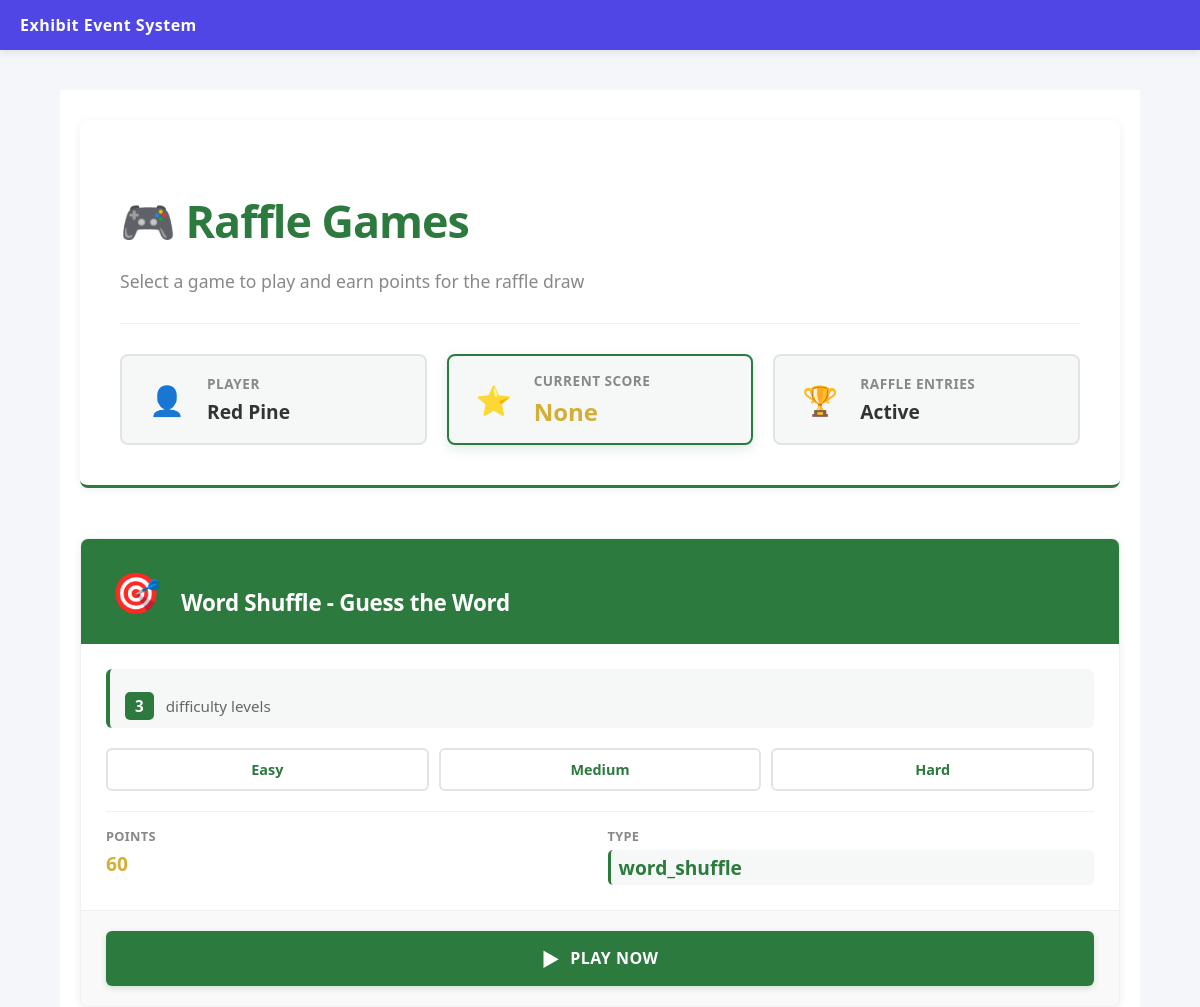
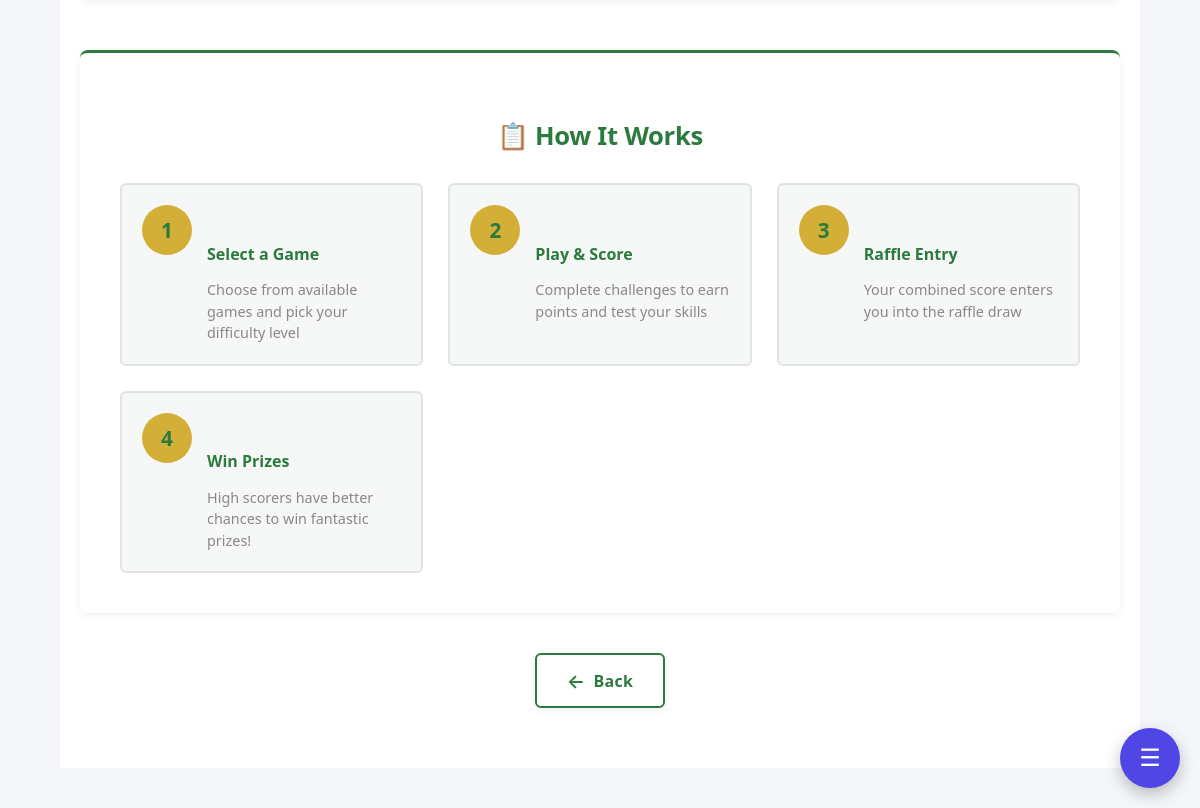
Screenshot of /raffle/games/ (signed in) with the database file from the repository (2 pictures, top to bottom).
### apps/viewers/models.py (models this page shows, shortened)
class Viewer(models.Model):
    GENDER_CHOICES = (
        ('male', 'Male'),
        ('female', 'Female'),
        ('other', 'Other'),
    )
    TYPE_CHOICES = (
        ('student', 'Student'),
        ('faculty', 'Faculty'),
        ('employee', 'Employee'),
        ('others', 'Others'),
    )
    event = models.ForeignKey(Event, on_delete=models.CASCADE)
    email = models.EmailField()
    full_name = models.CharField(max_length=255)
    gender = models.CharField(max_length=10, choices=GENDER_CHOICES)
    user_type = models.CharField(max_length=20, choices=TYPE_CHOICES)
    department = models.CharField(max_length=255)
    device_identifier = models.CharField(max_length=255)
    qr_token = models.UUIDField(default=uuid.uuid4, unique=True, editable=False)
    created_at = models.DateTimeField(auto_now_add=True)
    class Meta:
        unique_together = ('email', 'device_identifier')
        indexes = [
            models.Index(fields=['event']),
            models.Index(fields=['email']),
        ]

### apps/raffle/models.py (models this page shows, shortened)
class RaffleEntry(models.Model):
    event = models.ForeignKey(Event, on_delete=models.CASCADE)
    viewer = models.OneToOneField(Viewer, on_delete=models.CASCADE)
    game_score = models.IntegerField(null=True, blank=True)
    created_at = models.DateTimeField(auto_now_add=True)
    class Meta:
        indexes = [
            models.Index(fields=['event']),
        ]

### games/models.py (models this page shows, shortened)
class GameConfig(models.Model):
    GAME_TYPE_CHOICES = (
        ('memory', 'Memory Game'),
        ('word_shuffle', 'Word Shuffle'),
        ('quiz', 'Quiz'),
        ('reaction', 'Reaction Game'),
    )
    event = models.ForeignKey(Event, on_delete=models.CASCADE)
    game_type = models.CharField(max_length=50, choices=GAME_TYPE_CHOICES)
    title = models.CharField(max_length=255)
    default_time_limit = models.IntegerField(default=60)
    is_active = models.BooleanField(default=True)

class GameLevel(models.Model):
    game_config = models.ForeignKey(GameConfig, on_delete=models.CASCADE)
    name = models.CharField(max_length=100)
    time_limit_seconds = models.IntegerField()
    max_score = models.IntegerField()
    difficulty_order = models.IntegerField(default=1)

### apps/raffle/views.py (the view)
# urls.py: path('games/', views.raffle_game_list, name='game_list'),
def raffle_game_list(request):
    try:
        viewer_id = request.GET.get('viewer_id') or request.session.get('viewer_id')
        event_id = request.GET.get('event_id') or request.session.get('event_id')
        if not viewer_id or not event_id:
            return render(request, 'raffle/error.html', {
                'error': 'Missing viewer or event information'
            }, status=400)
        viewer = get_object_or_404(Viewer, id=viewer_id)
        event = get_object_or_404(Event, id=event_id)
        raffle_setting = get_object_or_404(RaffleSetting, event=event)
        if not raffle_setting.is_active:
            return render(request, 'raffle/error.html', {
                'error': 'Raffle is not currently active'
            }, status=400)
        games = GameConfig.objects.filter(
            event=event,
            is_active=True
        ).prefetch_related('gamelevel_set')
        games_data = []
        for game in games:
            levels = game.gamelevel_set.all().order_by('difficulty_order')
            games_data.append({
                'game': game,
                'levels': levels,
                'level_count': levels.count(),
            })
        raffle_entry, created = RaffleEntry.objects.get_or_create(
            event=event,
            viewer=viewer,
            defaults={'game_score': 0}
        )
        context = {
            'games_data': games_data,
            'viewer': viewer,
            'event': event,
            'raffle_entry': raffle_entry,
            'raffle_mode': raffle_setting.mode,
        }
        return render(request, 'raffle/game_list.html', context)
    except Exception as e:
        return render(request, 'raffle/error.html', {
            'error': f'Error loading games: {str(e)}'
        }, status=500)

### templates/raffle/game_list.html (shortened to what this page needs)
{% extends 'base/base.html' %}
{% load static %}
{% block content %}
<div class="games-wrapper">
    <div class="games-container">
        <div class="games-header-section">
            <div class="games-header">
                <div class="header-top">
                    <h1 class="games-title">🎮 Raffle Games</h1>
                    <p class="games-subtitle">Select a game to play and earn points for the raffle draw</p>
                </div>
                <div class="player-stats">
                    <div class="stat-card">
                        <span class="stat-icon">👤</span>
                        <div class="stat-content">
                            <span class="stat-label">Player</span>
                            <span class="stat-value-text">{{ viewer.full_name }}</span>
                        </div>
                    </div>
                    <div class="stat-card highlight">
                        <span class="stat-icon">⭐</span>
                        <div class="stat-content">
                            <span class="stat-label">Current Score</span>
                            <span class="stat-value-score">{{ raffle_entry.game_score }}</span>
                        </div>
                    </div>
                    <div class="stat-card">
                        <span class="stat-icon">🏆</span>
                        <div class="stat-content">
                            <span class="stat-label">Raffle Entries</span>
                            <span class="stat-value-text">Active</span>
                        </div>
                    </div>
                </div>
            </div>
        </div>
        <div class="games-grid-section">
            {% if games_data %}
                <div class="games-grid">
                    {% for item in games_data %}
                        <div class="game-card-wrapper">
                            <div class="game-card">
                                <div class="game-card-header">
                                    <div class="game-icon">
                                        {% if item.game.game_type == 'word_shuffle' %}
                                            🎯
                                        {% elif item.game.game_type == 'memory' %}
                                            🧠
                                        {% elif item.game.game_type == 'quiz' %}
                                            ❓
                                        {% elif item.game.game_type == 'reaction' %}
                                            ⚡
                                        {% else %}
                                            🎮
                                        {% endif %}
                                    </div>
                                    <h3 class="game-title-card">{{ item.game.title }}</h3>
                                </div>
                                <div class="game-card-body">
                                    <div class="game-info">
                                        <p class="game-levels-info">
                                            <span class="level-count">{{ item.level_count }}</span>
                                            difficulty level{{ item.level_count|pluralize }}
                                        </p>
                                    </div>
                                    <div class="difficulty-buttons">
                                        {% for level in item.levels %}
                                            <a href="{% url 'raffle:start_game' %}?game_config_id={{ item.game.id }}&level_id={{ level.id }}&viewer_id={{ viewer.id }}&event_id={{ event.id }}"
                                               class="difficulty-btn"
                                               title="⏱️ Time: {{ level.time_limit_seconds }}s">
                                                {{ level.name }}
                                            </a>
                                        {% endfor %}
                                    </div>
                                    <div class="game-stats-row">
                                        <div class="game-stat-item">
                                            <span class="stat-label-small">Points</span>
                                            <span class="stat-value-small">{{ item.game.default_time_limit }}</span>
                                        </div>
                                        <div class="game-stat-item">
                                            <span class="stat-label-small">Type</span>
                                            <span class="stat-value-small type-badge">{{ item.game.game_type }}</span>
                                        </div>
                                    </div>
                                </div>
                                <div class="game-card-action">
                                    <a href="{% url 'raffle:start_game' %}?game_config_id={{ item.game.id }}&viewer_id={{ viewer.id }}&event_id={{ event.id }}"
                                       class="play-button">
                                        <span class="play-icon">▶</span> PLAY NOW
                                    </a>
                                </div>
                            </div>
                        </div>
                    {% endfor %}
                </div>
            {% endif %}
        </div>
        <div class="instructions-section">
            <div class="instructions-card">
                <h3 class="instructions-title">📋 How It Works</h3>
                <div class="instructions-grid">
                    <div class="instruction-item">
                        <span class="instruction-number">1</span>
                        <div class="instruction-content">
                            <h6>Select a Game</h6>
                            <p>Choose from available games and pick your difficulty level</p>
                        </div>
                    </div>
                    <div class="instruction-item">
                        <span class="instruction-number">2</span>
                        <div class="instruction-content">
                            <h6>Play & Score</h6>
                            <p>Complete challenges to earn points and test your skills</p>
                        </div>
                    </div>
                    <div class="instruction-item">
                        <span class="instruction-number">3</span>
                        <div class="instruction-content">
                            <h6>Raffle Entry</h6>
                            <p>Your combined score enters you into the raffle draw</p>
                        </div>
                    </div>
                    <div class="instruction-item">
                        <span class="instruction-number">4</span>
                        <div class="instruction-content">
                            <h6>Win Prizes</h6>
                            <p>High scorers have better chances to win fantastic prizes!</p>
                        </div>
                    </div>
                </div>
            </div>
        </div>
        <div class="back-section">
            <a href="javascript:history.back()" class="back-button">
                <span class="back-icon">←</span> Back
            </a>
        </div>
    </div>
</div>
{% endblock %}

### templates/base/base.html (style rules this page uses)
:root { --bg: #f4f6f9; --card: #ffffff; --text: #1a1a1a; --accent: #4f46e5; --border: #e5e7eb; --overlay: rgba(0,0,0,0.4); }
* { box-sizing: border-box; }
body { margin: 0; font-family: system-ui, -apple-system, sans-serif; background: var(--bg); color: var(--text); transition: background 0.25s ease, color 0.25s ease; }

### rows the page displays
Viewer: full_name "Red Pine"
RaffleEntry: game_score "None"
GameConfig: game "Word Shuffle - Guess the Word", level_count "3", game.default_time_limit "60", game.game_type "word_shuffle"
GameLevel: name "Easy"
GameLevel: name "Medium"
GameLevel: name "Hard"
